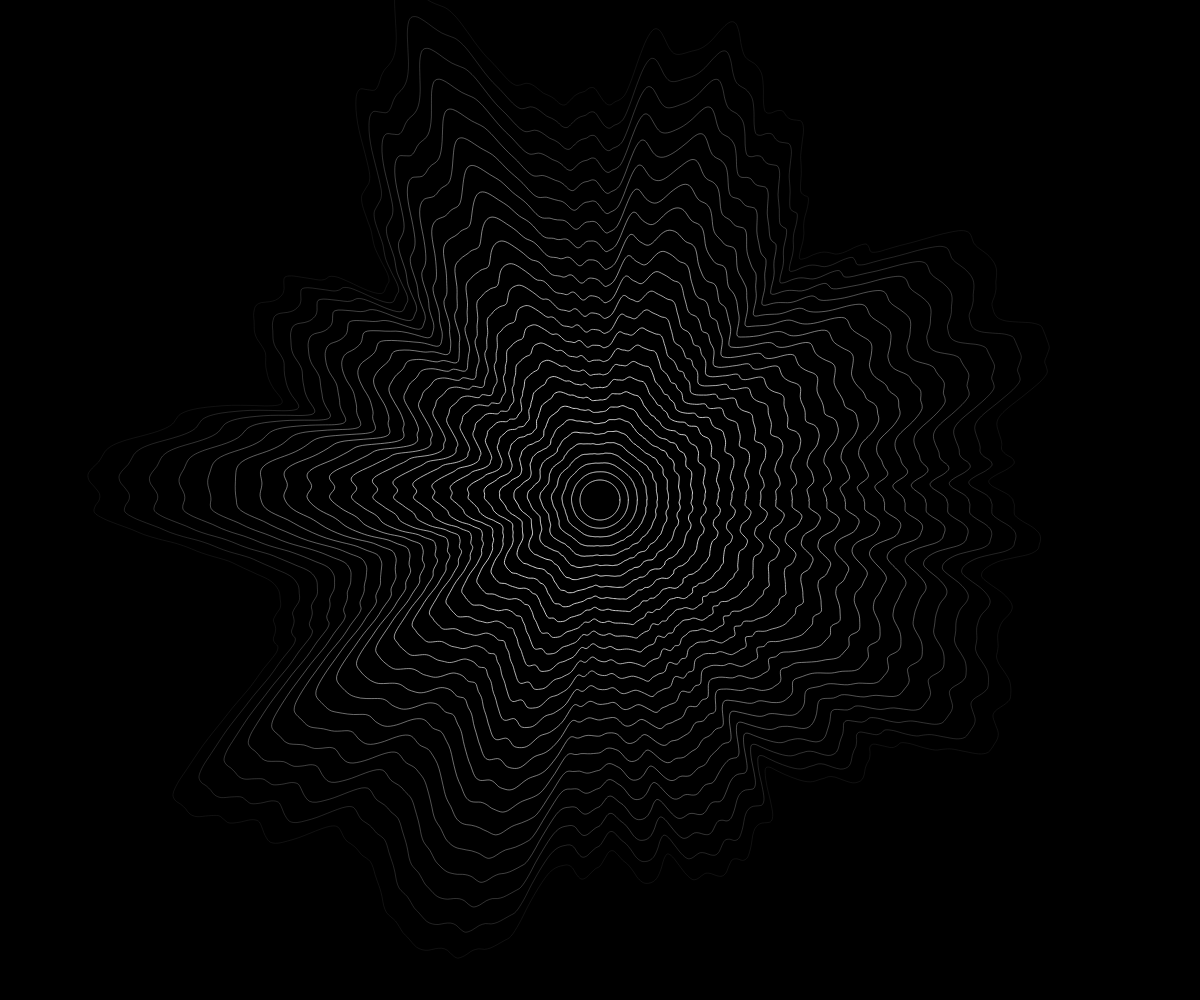
Frame 1 (no input)
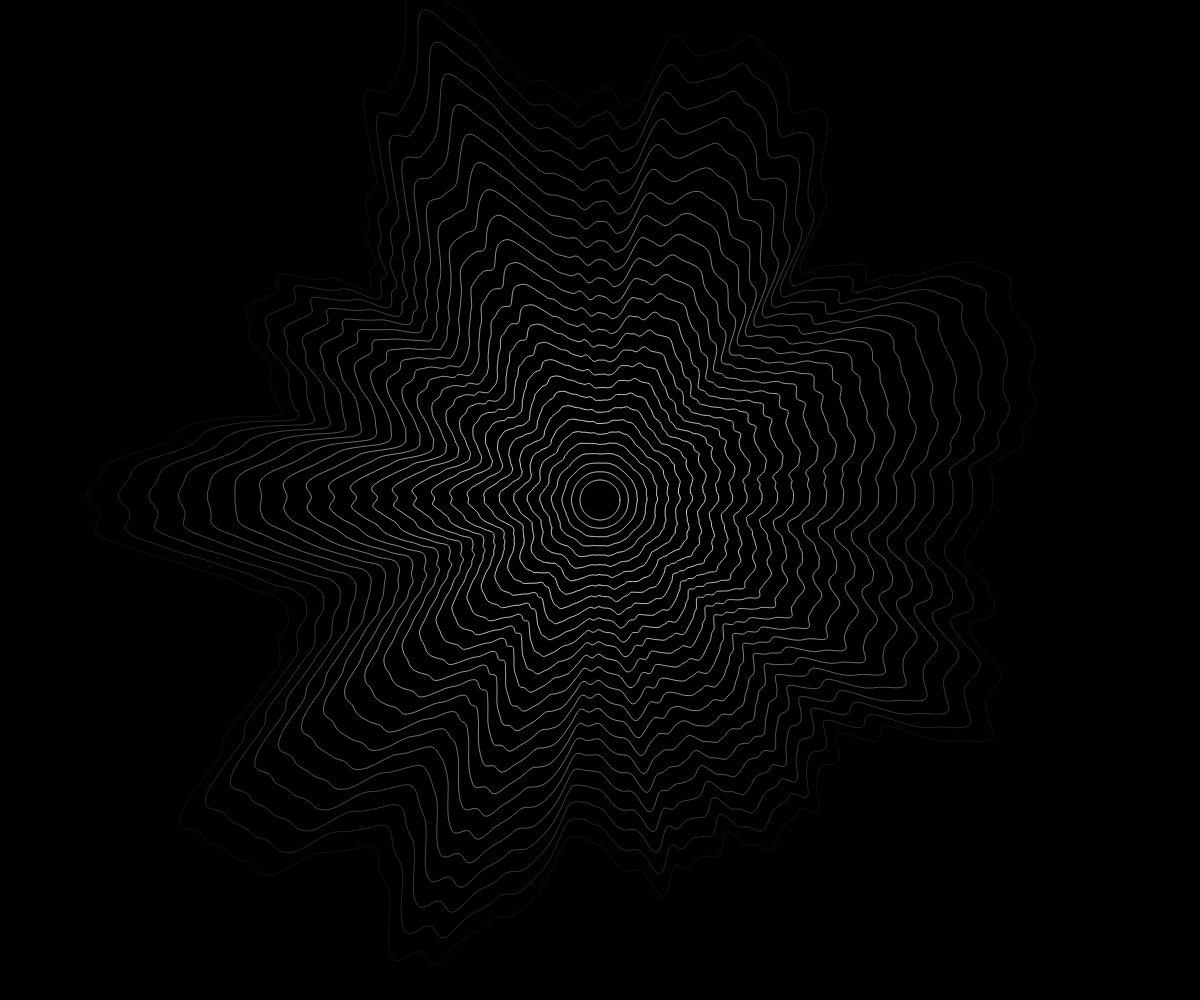
Frame 2 (the mouse pressed at the canvas centre, redrawn once)

The p5.js sketch that drew these frames (run headless with seeded random() and noise() and a simulated clock; the mouse was pressed at the canvas centre and the sketch redrawn once):

// p5.js sketch
// ── sketch.js
let internal = 100;
let external = 400;
let up = false;
let xoff = 0.0;
let yoff = 0.0;
let zoff = 0.0;
let phase = 0.1;

let k0;
let kMax;
let step;
let n = 26; // number of blobs
let radius = 20; // diameter of the circle
let inter = 8; // difference between the sizes of two blobs
let maxNoise = 500;

let noiseProg = (x) => (x*x);

function setup() {
  createCanvas(windowWidth, windowHeight);
  colorMode(HSB, 1);
	angleMode(DEGREES);
  noFill();
	noLoop();
	step = 0.01;
	kMax = random(3, 4);
}

function draw() {
	background('black');
	stroke(0)
	strokeWeight(1);
	for (let i = 0; i < n; i++) {
		let alpha = 1 - noiseProg(i / n);
		stroke(0.9, alpha);
		let size = radius + i * inter;
		let k = kMax * sqrt(i/n);
		let k0 = noise(xoff,zoff)
		let k1 = map(k0,0,1,2,kMax)
		console.log(k1)
		let noisiness = maxNoise * noiseProg(i / n);
    blob(size, width/2, height/2, k1, i * step, noisiness);
	}
	xoff+=0.1
	yoff+=.1
	// noLoop()
}

function blob(size, xCenter, yCenter, k, t, noisiness) {
  beginShape();
	let angleStep = 360 / 500;
  for (let theta = 0; theta < 360; theta += angleStep) {
    let r1, r2;
		/*
    if (theta < PI / 2) {
      r1 = cos(theta);
      r2 = 1;
    } else if (theta < PI) {
      r1 = 0;
      r2 = sin(theta);
    } else if (theta < 3 * PI / 2) {
      r1 = sin(theta);
      r2 = 0;
    } else {
      r1 = 1;
      r2 = cos(theta);
    }
		*/
		r1 = cos(theta)+1
		r2 = sin(theta)+1;
    let r = size + noise(k * r1,  k * r2, t) * noisiness;
    let x = xCenter + r * cos(theta);
    let y = yCenter + r * sin(theta);
    curveVertex(x, y);
  }
	endShape(CLOSE);
}
